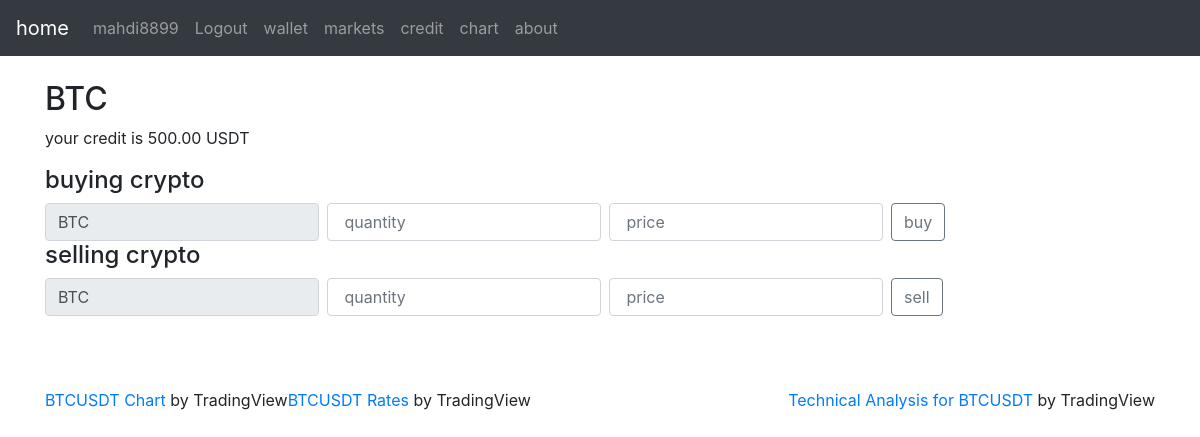
The page /transition.html (signed in) on the database as committed earlier.
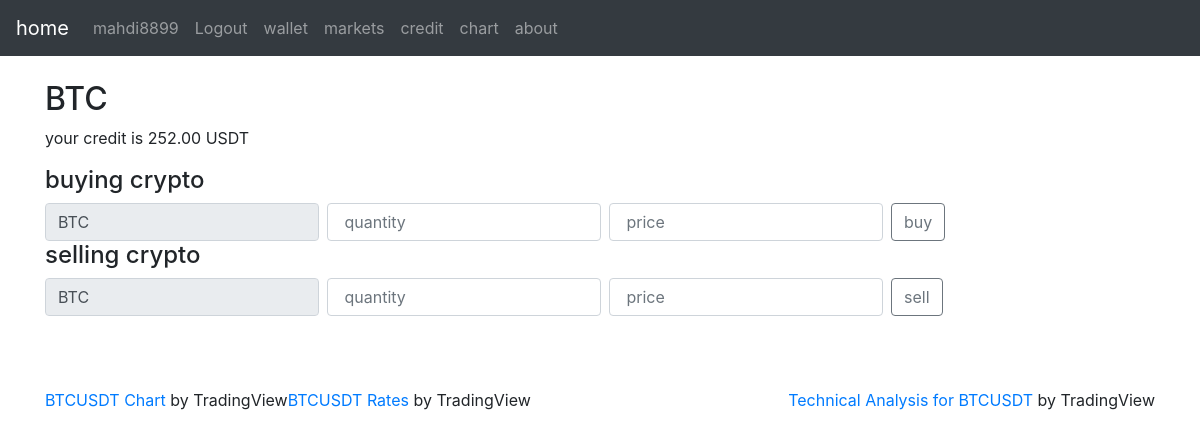
The same page on the database as committed later.
### app/models.py (models this page shows)
class Store(models.Model):
    credit = models.DecimalField(max_digits=12, decimal_places=2, default=Decimal('0.00'))
    moneyowner = models.ForeignKey(User, on_delete=models.SET_NULL, null=True, blank=False)
    def __str__(self):
        return str(self.credit)

### app/views.py (the view)
# urls.py: path('transition.html', views.transition, name="transition"),
@login_required
def transition(request):
  credit = Store.objects.filter(moneyowner=request.user)
  return render(request, 'app/transition.html', {'credit':credit , 'crypto_info': crypto_info})

### app/templates/app/transition.html (shortened to what this page needs)
{% extends 'app/base.html' %}
{% block content %}
 <h2>{{ crypto_info.0 }} </h2>
 {% for item in credit %}
 <p>your credit is {{item}} USDT</h4></p>
 {% endfor %}
<h4>buying crypto</h4>
<form action="{% url 'add_stock' %}" class="form-inline my-2 my-lg-0" method="POST">
      <input class="form-control mr-sm-2" type="text" value={{crypto_info.0}}  name="ticker" readonly>
      <input class="form-control mr-sm-2" type="number" min="0.00001" step="0.00001"  placeholder=" quantity" aria-label="Add" name="quantity">
      <input class="form-control mr-sm-2" type="number" min="0.00001" step="0.00001"  placeholder=" price" aria-label="your price" name="price">
      <button class="btn btn-outline-secondary my-2 my-sm-0" type="submit">buy</button>
    </form>
<h4>selling crypto</h4>
<form action="{% url 'delete_stock' %}" class="form-inline my-2 my-lg-0" method="POST">
      <input class="form-control mr-sm-2" type="text" value={{crypto_info.0}} name="ticker" readonly>
      <input class="form-control mr-sm-2" type="number" min="0.00001" step="0.00001"  placeholder=" quantity" aria-label="sell" name="quantity">
      <input class="form-control mr-sm-2" type="number" min="0.00001" step="0.00001"  placeholder=" price" aria-label="your price" name="price">
      <button class="btn btn-outline-secondary my-2 my-sm-0" type="submit">sell</button>
    </form>
<br/><br/><br/>
<div class="tradingview-widget-container" style="float: left;">
  <div class="tradingview-widget-copyright"><a href="https://www.tradingview.com/symbols/BTCUSDT/?exchange=BINANCE" rel="noopener" target="_blank"><span class="blue-text">BTCUSDT Chart</span></a> by TradingView</div>
</div>
<div class="tradingview-widget-container" style="float: right;">
  <div class="tradingview-widget-copyright"><a href="https://www.tradingview.com/symbols/BTCUSDT/technicals/" rel="noopener" target="_blank"><span class="blue-text">Technical Analysis for BTCUSDT</span></a> by TradingView</div>
</div>
<div class="tradingview-widget-container">
  <div class="tradingview-widget-copyright"><a href="https://www.tradingview.com/symbols/BTCUSDT/?exchange=BINANCE" rel="noopener" target="_blank"><span class="blue-text">BTCUSDT Rates</span></a> by TradingView</div>
</div>
{% endblock %}

### app/templates/app/base.html (shortened to what this page needs)
<!doctype html>
<html lang="en">
  <head>
    <link rel="stylesheet" href="https://stackpath.bootstrapcdn.com/bootstrap/4.3.1/css/bootstrap.min.css">
  </head>
  <body>
  	<nav class="navbar navbar-expand-lg navbar-dark bg-dark">
  <a class="navbar-brand" href="{% url 'home' %}">home</a>
  <div class="collapse navbar-collapse" id="navbarSupportedContent">
    <ul class="navbar-nav mr-auto">
      {% if user.is_authenticated %}
      <li class="nav-item"><a class="nav-link" >{{ user.get_username }}</a></li>
      <li class="nav-item"><a  class="nav-link" href="{% url 'logout'%}?next={{request.path}}">Logout</a></li>
    {% else %}
      <li class="nav-item">
        <a class="nav-link" href="{% url 'signup' %}">sign up</a>
      </li>
      <li class="nav-item"><a  class="nav-link"href="{% url 'login'%}?next={{request.path}}">sign in</a></li>
    {% endif %}
      <li class="nav-item">
        <a class="nav-link" href="{% url 'portfolio' %}">wallet</a>
      </li>
      <li class="nav-item">
        <a class="nav-link" href="{% url 'buy_sell' %}">markets</a>
      </li>
      <li class="nav-item">
        <a class="nav-link" href="{% url 'credit' %}">credit</a>
      </li>
      <li class="nav-item">
        <a class="nav-link" href="{% url 'chart' %}">chart</a>
      </li>
      <li class="nav-item">
        <a class="nav-link" href="{% url 'about' %}">about</a>
      </li>
    </ul>
  </div>
</nav>
    <div class="container">
    	<br/>
	    {% block content %}
		{% endblock %}
	</div>
  </body>
</html>

Rows that differ between the two databases and show on the page:
changed Store: credit "500.00" → "252.00"
